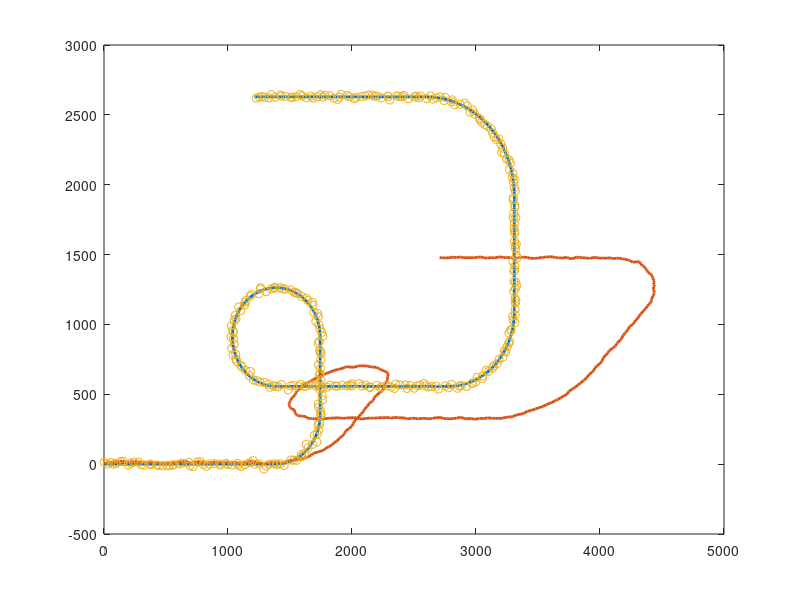

This figure's MATLAB source:
clearvars; close all;

load ('ex_ground_truth.mat')
seed = 1000;
rng(seed);
T = 1; % Sampling Time (s) 
ground_truth_state = [position_gt;velocity_gt];
ground_truth_state = ground_truth_state(:,1:(fs*T):end);  %downsample the generated path
N_samples = size(ground_truth_state,2);
sigma_state_filter = 10;
sigma_meas_filter = 10;

%% State Matrix Definitions
A = kron(eye(2),[1,T;0,1]);
B = kron([T^2/2;T],eye(2));
C = [eye(2),zeros(2)];
Q = sigma_state_filter^2 * eye(2);

R = sigma_meas_filter^2  * eye(2);

%% Measurement generation
measurement = C* ground_truth_state + mvnrnd(zeros(size(C,1),1),R,N_samples).';

%% Linear Kalman Filter
% Initial State definitions and space allocation for states
x = zeros(4,N_samples-1);
x_kp1_hat = [0 ; 0; 27; 0];
x(:,1) = x_kp1_hat;
P_k_hat = diag(100*ones(1,4));
for k = 1:N_samples-1 
    % Measurement update
    S = C*P_k_hat*C'+R;
    
    Kk = P_k_hat* C.'/S;

    P_k = P_k_hat- Kk*S*Kk.';
    
    x(:,k)= x_kp1_hat + Kk*(measurement(:,k)-C*x_kp1_hat);
  
    % Time_update
    
    x_kp1_hat= A *x(:,k);
    
    P_k_hat = A*P_k* A.' + B* Q* B.';
end

%% Plot the Results
figure
plot (ground_truth_state(1,:),ground_truth_state(2,:),'Linewidth',2)
hold on
plot(x(1,:),x(2,:),'Linewidth',2)
plot(measurement(1,:),measurement(2,:),'o')





